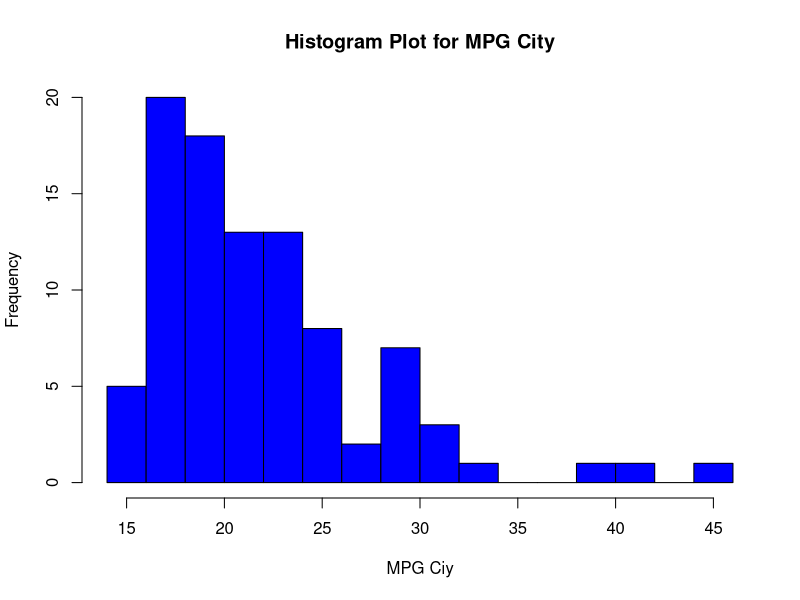
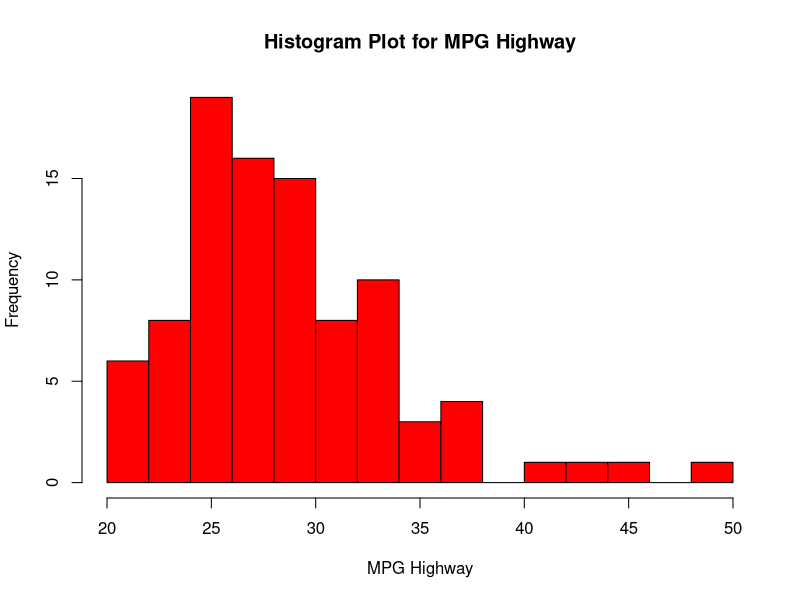
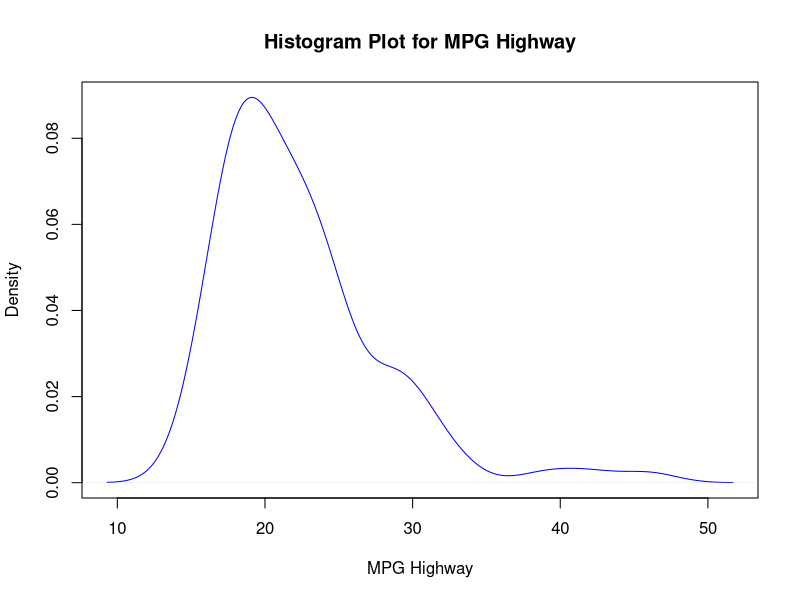
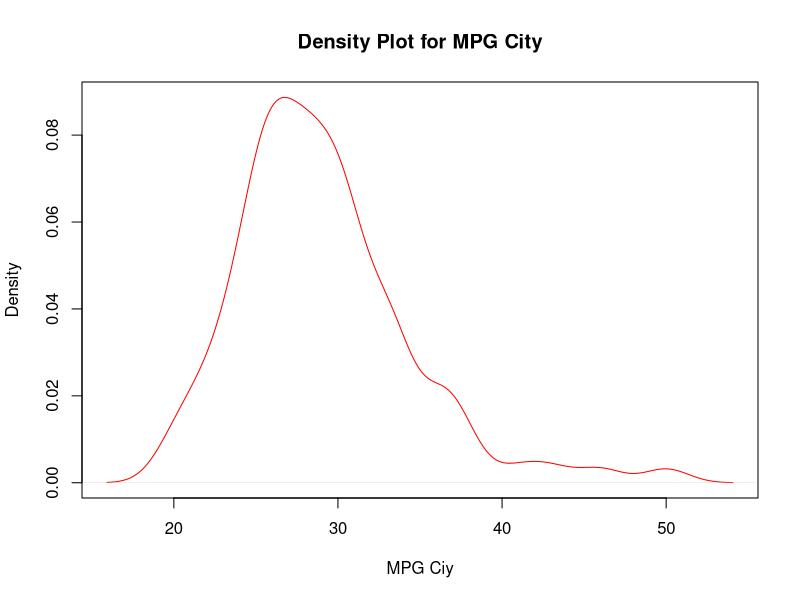
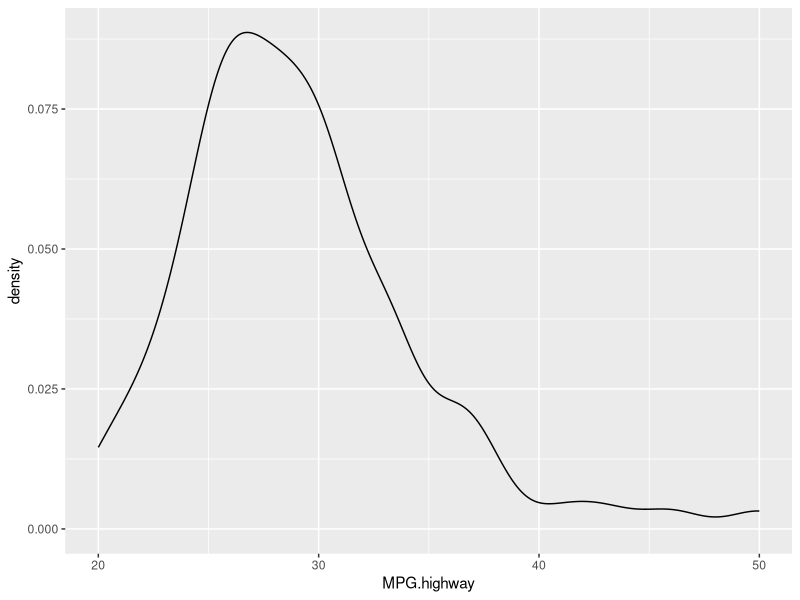
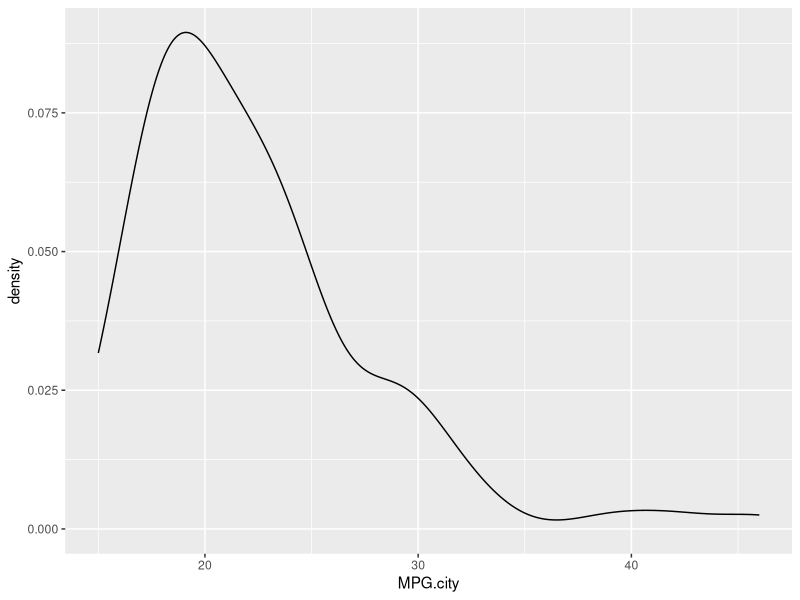
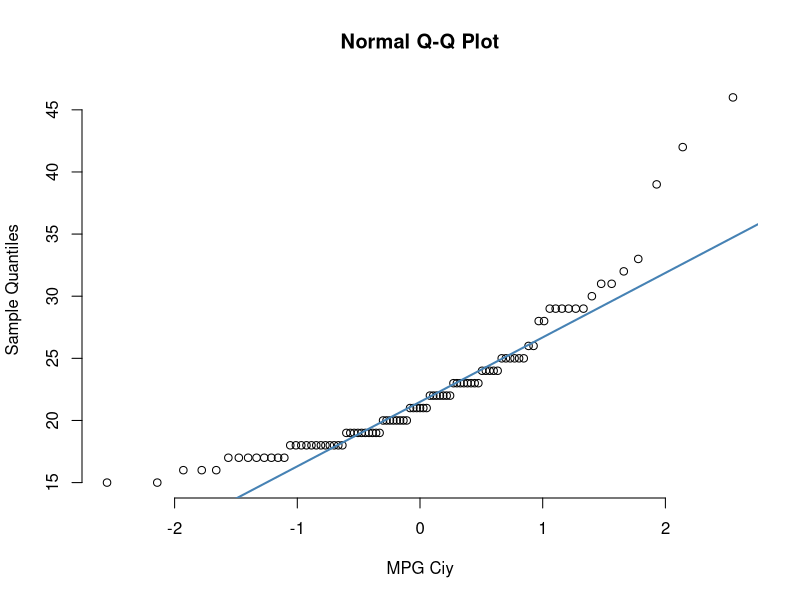
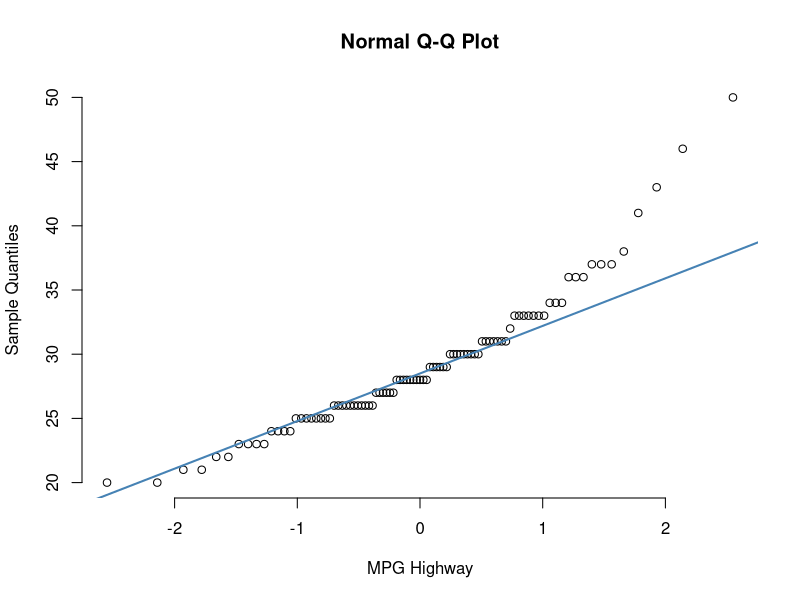

R code for these plots, in order:
library(MASS)
library(ggplot2)
data <- Cars93

#histograms
hist(data$MPG.city, col="blue",xlab = "MPG Ciy" ,main = "Histogram Plot for MPG City",breaks = 15)
hist(data$MPG.highway, col="red", xlab = "MPG Highway",main = "Histogram Plot for MPG Highway",breaks=15)
data$MPG.city
data
#density plots with basic R
d.highway <- density(data$MPG.city)
plot(d.highway, xlab = "MPG Highway",main = "Histogram Plot for MPG Highway",col="blue")
d.city <- density(data$MPG.highway)
plot(d.city,xlab = "MPG Ciy" ,main = "Density Plot for MPG City",col="red")

#density plots with ggplot2
ggplot(data, aes(x=MPG.highway)) + 
  geom_density()

ggplot(data, aes(x=MPG.city)) + 
  geom_density()

#qqplots
qqnorm(data$MPG.city, pch = 1, frame = FALSE,xlab = "MPG Ciy" )
qqline(data$MPG.city, col = "steelblue", lwd = 2)

qqnorm(data$MPG.highway, pch = 1, frame = FALSE,xlab = "MPG Highway")
qqline(data$MPG.highway, col = "steelblue", lwd = 2)

#boxplots
boxplot(data$MPG.city)
boxplot(data$MPG.highway)



#getting rid of outliers with subset function
without.outliers.data<- subset(data,MPG.highway<40 & MPG.highway<40)

#log transform
Cars93.log <- transform(without.outliers.data, MPG.highway.log=log(MPG.highway), MPG.city.log=log(MPG.city))

#histograms
hist(Cars93.log$MPG.city.log, col="blue",xlab = "MPG Ciy" ,main = "Histogram Plot for MPG City",breaks = 15)
hist(Cars93.log$MPG.highway.log, col="red", xlab = "MPG Highway",main = "Histogram Plot for MPG Highway",breaks=15)

#density plots with basic R
d.highway <- density(Cars93.log$MPG.city.log)
plot(d.highway, xlab = "MPG Highway",main = "Histogram Plot for MPG Highway",col="blue")
d.city <- density(Cars93.log$MPG.highway.log)
plot(d.city,xlab = "MPG Ciy" ,main = "Density Plot for MPG City",col="red")

#density plots with ggplot2
ggplot(Cars93.log, aes(x=MPG.highway.log)) + 
  geom_density()

ggplot(Cars93.log, aes(x=MPG.city.log)) + 
  geom_density()

#qqplots
qqnorm(Cars93.log$MPG.city.log, pch = 1, frame = FALSE)
qqline(Cars93.log$MPG.city.log, col = "steelblue", lwd = 2,xlab = "MPG Ciy" )

qqnorm(Cars93.log$MPG.highway.log, pch = 1, frame = FALSE)
qqline(Cars93.log$MPG.highway.log, col = "steelblue", lwd = 2,xlab="MPG Highway")

#boxplots
boxplot(Cars93.log$MPG.city.log)
boxplot(Cars93.log$MPG.highway.log)





